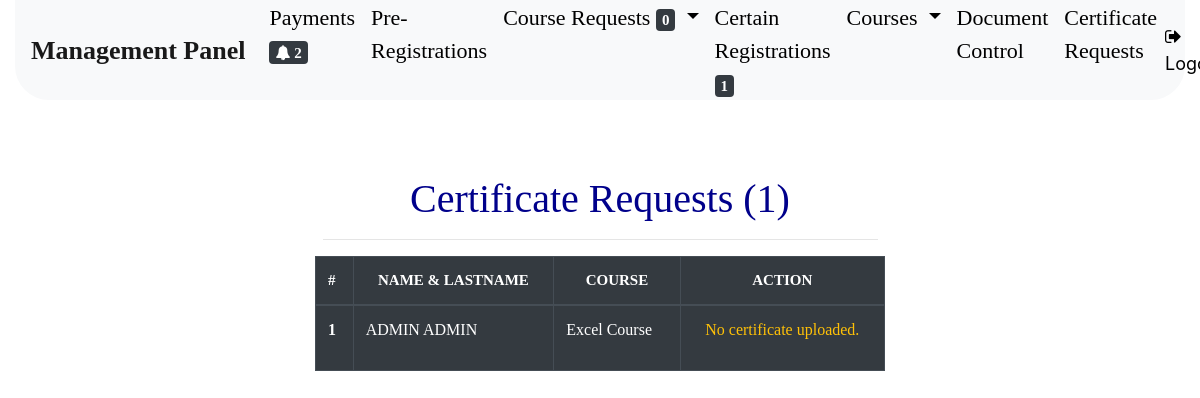
/panel/certification-list/ (signed in), run on the app's committed database.
### Certification_Request/models.py (models this page shows, shortened)
class Certificate(models.Model):
    certificate = models.FileField(verbose_name="Certificate:", blank=True, null=True, upload_to=upload_to)
    user = models.ForeignKey(User, on_delete=models.CASCADE, verbose_name="User:", blank=False, null=True)
    course = models.ForeignKey(Course, on_delete=models.CASCADE, blank=False, null=True,
                               verbose_name="Course:")
    upload_date = models.DateTimeField(auto_now_add=True, auto_now=False)
    is_downloadable = models.BooleanField(null=True, blank=True, default=False)
    class Meta:
        verbose_name_plural = "Uploaded Certifications & Requests"

### courses/models.py (models this page shows, shortened)
class Course(models.Model):
    STATUS = (
        (None, 'Choose'),
        ('1', 'Continuing.'),
        ('2', 'Pre-registration is open.'),
        ('3', 'Certain registration is open.'),
        ('4', 'Finished.'),
    )
    CATEGORIES = (
        (None, 'Choose'),
        ('1', 'Senkron'),
        ('2', 'Asenkron')
    )
    name = models.CharField(max_length=250, null=True, blank=False, verbose_name="Course:")
    start_at = models.DateTimeField(null=True, blank=False, verbose_name="Start at:")
    finish_at = models.DateTimeField(null=True, blank=False, verbose_name="Finish at:")
    content = models.TextField(max_length=6000, null=True, blank=True, verbose_name="Content:")
    status = models.CharField(max_length=45, null=True, blank=False, verbose_name="Status:", choices=STATUS)
    course_code = models.CharField(max_length=5, null=True, blank=True)
    price = models.IntegerField(null=True, blank=False, verbose_name="Price:")
    prereg = models.ManyToManyField(PreRegistration, blank=True, verbose_name="Pre-registration:")
    registering_extension = models.CharField(max_length=25, null=True, blank=True, editable=True)
    is_registerable = models.BooleanField(default=False, verbose_name="Open certain registrations.")
    category = models.CharField(max_length=45, null=True, blank=False, verbose_name="Course category:", choices=CATEGORIES)
    class Meta:
        verbose_name_plural = "Courses"

### Certification_Request/views.py (the view)
# urls.py: path('panel/certification-list/', certificationrequest_list, name='certification-list'),
def certificationrequest_list(request):
    if not request.user.is_staff:
        return HttpResponseRedirect(reverse('user-panel'))
    certification_requests = Certificate.objects.all()
    return render(request, 'admin/certification-list.html', context={'certifications':certification_requests})

### Payments/templatetags/payment_notifications.py (called while the page is built)
@register.filter
def get_notifications(i):
    notifications = Payment.objects.all().count()
    return notifications

### course_requests/templatetags/request_notifications.py (called while the page is built)
@register.filter
def request_notifications(i):
    taken_ones = CourseTaken.objects.all().count()
    given_ones = CourseGiven.objects.all().count()
    notification = taken_ones + given_ones
    return notification

### finalreg/templatetags/finalregs.py (called while the page is built)
@register.filter
def finalregs_notifications(i):
    finalregs = FinalRegistration.objects.all().count()
    return finalregs

### kurskayit/templates/admin/certification-list.html (shortened to what this page needs)
{% extends 'base.html' %}
{% block BODY %}
    <div class="container-fluid">
        {% include 'admin/admin-navbar.html' %}
        <div class="col-lg-6 offset-3">
            <h1 class="text-center course-prereg-header" style="margin-top: 75px; color: darkblue">Certificate Requests
                ({{ certifications.count }})</h1>
            <hr>
        </div>
        <div class="row justify-content-center h-100">
            <div class="col-lg-6">
                <div style="height: 450px; overflow-y: scroll; overflow: auto">
                    <div class="table-responsive">
                        <table class="table  table-responsive-md table-responsive-lg table-responsive-sm table-bordered table-dark">
                            <thead>
                            <tr>
                                <th scope="col" style="font-family: 'Trebuchet MS', serif; font-size: 15px;">#</th>
                                <th scope="col" style="font-family: 'Trebuchet MS', serif; font-size: 15px;"
                                    class="text-center">
                                    NAME & LASTNAME
                                </th>
                                <th scope="col" style="font-family: 'Trebuchet MS', serif; font-size: 15px;"
                                    class="text-center">
                                    COURSE
                                </th>
                                <th scope="col" style="font-family: 'Trebuchet MS', serif; font-size: 15px;"
                                    class="text-center">
                                    ACTION
                                </th>
                            </tr>
                            </thead>
                            <tbody>
                            {% for certification in certifications %}
                                <tr>
                                    <th scope="row" style="font-family: 'Calibri Light'; font-size: 16px">
                                        {{ forloop.counter }}
                                    </th>
                                    <td scope="row" style="font-family: 'Calibri'; font-size: 16px">
                                        {{ certification.user.get_full_name }}
                                    </td>
                                    <td scope="row" style="font-family: 'Calibri'; font-size: 16px">
                                        {{ certification.course.name }}
                                    </td>
                                    <td scope="row" style="font-family: 'Calibri'; font-size: 16px">
                                        <div class="text-center">
                                            {% if certification.is_downloadable %}
                                            <p class="text-warning">No certificate uploaded.</p>
                                            {% endif %}
                                        </div>
                                    </td>
                                </tr>
                            {% endfor %}
                            </tbody>
                        </table>
                    </div>
                </div>
            </div>
        </div>
    </div>
{% endblock %}

### kurskayit/static/base.css (style rules this page uses)
body, html { height: 100%; width: 100%; margin: 0; font-size: 100%; }
.course-prereg-header { color: black; font-family: Bahnschrift, serif; }

### data on the page
Certificate: user.get_full_name "ADMIN ADMIN", course.name "Excel Course", is_downloadable "No certificate uploaded."

### other printed values
{{ payment_notifications|get_notifications }} "2"
{{ finalregs|finalregs_notifications }} "1"
{{ certifications.count }} "1"
